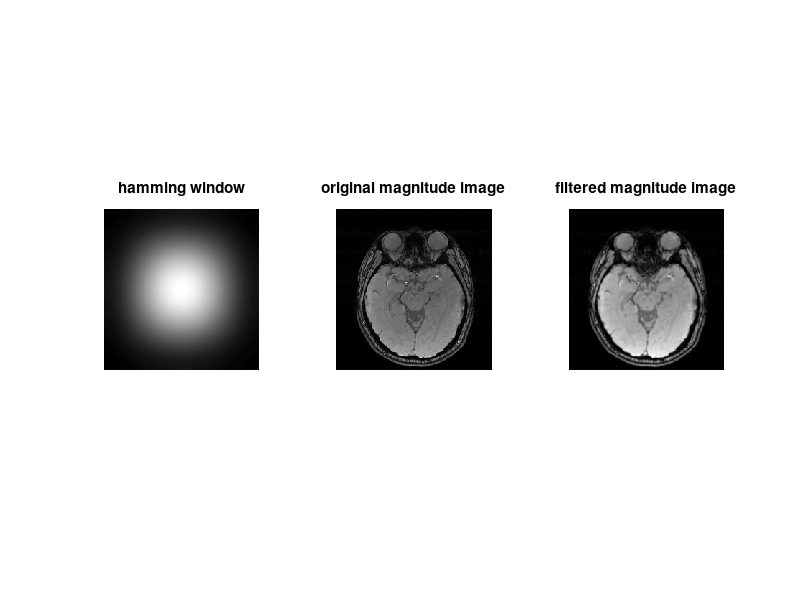

Source code (MATLAB):

% part 2.2
% hamming window
Hs = hamming(224);
Hp = hamming(216);

hamming_window = Hs * Hp.';
figure
subplot(1,3,1)
imshow(hamming_window)
title('hamming window')

%plot origin magnnitude image
k_space_data = load('K_space_data.mat');
k_space = k_space_data.K_space_slice18;

X = ifft2(k_space);
subplot(1,3,2)
imshow(abs(X), [])
title('original magnitude image')

%plot filtered magnnitude image
% apply filter
k_space = k_space_data.K_space_slice18;
k_space = k_space.*hamming_window;

X = ifft2(k_space);
subplot(1,3,3)
imshow(abs(X), [])
title('filtered magnitude image')
